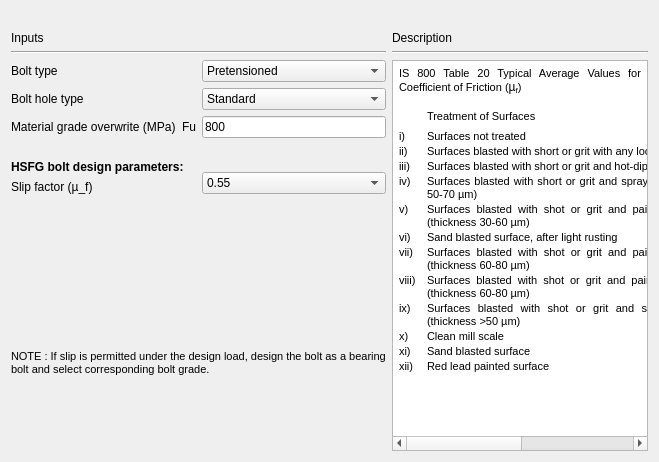
     <widget class="QWidget" name="tab_Bolt">
      <attribute name="title">
       <string>Bolt</string>
      </attribute>
      <layout class="QGridLayout" name="gridLayout_22">
       <item row="0" column="2">
        <widget class="QLabel" name="label_9">
         <property name="text">
          <string/>
         </property>
        </widget>
       </item>
       <item row="1" column="0" rowspan="2">
        <layout class="QGridLayout" name="gridLayout_21">
         <item row="0" column="0">
          <layout class="QGridLayout" name="gridLayout_16">
           <item row="1" column="0">
            <layout class="QGridLayout" name="gridLayout_14">
             <item row="0" column="0" colspan="2">
              <layout class="QGridLayout" name="gridLayout_9">
               <item row="0" column="0">
                <widget class="QLabel" name="label">
                 <property name="font">
                  <font>
                   <family>Arial</family>
                  </font>
                 </property>
                 <property name="text">
                  <string>Bolt type</string>
                 </property>
                </widget>
               </item>
               <item row="0" column="1" rowspan="3">
                <layout class="QGridLayout" name="gridLayout">
                 <item row="1" column="1">
                  <widget class="QComboBox" name="combo_boltHoleType">
                   <property name="font">
                    <font>
                     <family>Arial</family>
                    </font>
                   </property>
                   <property name="focusPolicy">
                    <enum>Qt::TabFocus</enum>
                   </property>
                   <item>
                    <property name="text">
                     <string>Standard</string>
                    </property>
                   </item>
                   <item>
                    <property name="text">
                     <string>Over-sized</string>
                    </property>
                   </item>
                  </widget>
                 </item>
                 <item row="2" column="0">
                  <widget class="QLabel" name="label_8">
                   <property name="text">
                    <string>Fu</string>
                   </property>
                  </widget>
                 </item>
                 <item row="2" column="1">
                  <widget class="QLineEdit" name="txt_boltFu">
                   <property name="font">
                    <font>
                     <family>Arial</family>
                    </font>
                   </property>
                   <property name="text">
                    <string>800</string>
                   </property>
                   <property name="alignment">
                    <set>Qt::AlignLeading|Qt::AlignLeft|Qt::AlignVCenter</set>
                   </property>
                   <property name="readOnly">
                    <bool>false</bool>
                   </property>
                  </widget>
                 </item>
                 <item row="0" column="1">
                  <widget class="QComboBox" name="combo_boltType">
                   <property name="font">
                    <font>
                     <family>Arial</family>
                    </font>
                   </property>
                   <item>
                    <property name="text">
                     <string>Pretensioned</string>
                    </property>
                   </item>
                   <item>
                    <property name="text">
                     <string>Non-pretensioned</string>
                    </property>
                   </item>
                  </widget>
                 </item>
                </layout>
               </item>
               <item row="2" column="0">
                <widget class="QLabel" name="label_4">
                 <property name="font">
                  <font>
                   <family>Arial</family>
                  </font>
                 </property>
                 <property name="text">
                  <string>Material grade overwrite (MPa)</string>
                 </property>
                </widget>
               </item>
               <item row="1" column="0">
                <widget class="QLabel" name="label_2">
                 <property name="font">
                  <font>
                   <family>Arial</family>
                  </font>
                 </property>
                 <property name="text">
                  <string>Bolt hole type</string>
                 </property>
                </widget>
               </item>
              </layout>
             </item>
             <item row="1" column="0">
              <layout class="QGridLayout" name="gridLayout_12">
               <item row="0" column="0">
                <spacer name="verticalSpacer_6">
                 <property name="orientation">
                  <enum>Qt::Vertical</enum>
                 </property>
                 <property name="sizeHint" stdset="0">
                  <size>
                   <width>168</width>
                   <height>13</height>
                  </size>
                 </property>
                </spacer>
               </item>
               <item row="1" column="0">
                <widget class="QLabel" name="label_7">
                 <property name="font">
                  <font>
                   <family>Arial</family>
                   <weight>75</weight>
                   <bold>true</bold>
                  </font>
                 </property>
                 <property name="text">
                  <string>HSFG bolt design parameters:</string>
                 </property>
                </widget>
               </item>
               <item row="2" column="0">
                <widget class="QLabel" name="label_15">
                 <property name="font">
                  <font>
                   <family>Arial</family>
                  </font>
                 </property>
                 <property name="text">
                  <string>Slip factor (µ_f)</string>
                 </property>
                </widget>
               </item>
              </layout>
             </item>
             <item row="1" column="1">
              <layout class="QGridLayout" name="gridLayout_11">
               <item row="0" column="0">
                <spacer name="verticalSpacer_5">
                 <property name="orientation">
                  <enum>Qt::Vertical</enum>
                 </property>
                 <property name="sizeHint" stdset="0">
                  <size>
                   <width>128</width>
                   <height>28</height>
                  </size>
                 </property>
                </spacer>
               </item>
               <item row="1" column="0">
                <widget class="QComboBox" name="combo_slipfactor">
                 <property name="minimumSize">
                  <size>
                   <width>0</width>
                   <height>0</height>
                  </size>
                 </property>
                 <property name="maximumSize">
                  <size>
                   <width>200</width>
                   <height>16777215</height>
                  </size>
                 </property>
                 <property name="font">
                  <font>
                   <family>Arial</family>
                  </font>
                 </property>
                 <property name="currentIndex">
                  <number>8</number>
                 </property>
                 <item>
                  <property name="text">
                   <string>0.2</string>
                  </property>
                 </item>
                 <item>
                  <property name="text">
                   <string>0.5</string>
                  </property>
                 </item>
                 <item>
                  <property name="text">
                   <string>0.1</string>
                  </property>
                 </item>
                 <item>
                  <property name="text">
                   <string>0.25</string>
                  </property>
                 </item>
                 <item>
                  <property name="text">
                   <string>0.3</string>
                  </property>
                 </item>
                 <item>
                  <property name="text">
                   <string>0.33</string>
                  </property>
                 </item>
                 <item>
                  <property name="text">
                   <string>0.48</string>
                  </property>
                 </item>
                 <item>
                  <property name="text">
                   <string>0.52</string>
                  </property>
                 </item>
                 <item>
                  <property name="text">
                   <string>0.55</string>
                  </property>
                 </item>
                </widget>
               </item>
              </layout>
             </item>
            </layout>
           </item>
           <item row="0" column="0">
            <layout class="QGridLayout" name="gridLayout_15">
             <item row="0" column="0">
              <widget class="QLabel" name="label_5">
               <property name="font">
                <font>
                 <family>Arial</family>
                </font>
               </property>
               <property name="text">
                <string>Inputs</string>
               </property>
              </widget>
             </item>
             <item row="1" column="0">
              <widget class="Line" name="line">
               <property name="orientation">
                <enum>Qt::Horizontal</enum>
               </property>
              </widget>
             </item>
            </layout>
           </item>
          </layout>
         </item>
         <item row="1" column="0">
          <spacer name="verticalSpacer">
           <property name="orientation">
            <enum>Qt::Vertical</enum>
           </property>
           <property name="sizeType">
            <enum>QSizePolicy::Fixed</enum>
           </property>
           <property name="sizeHint" stdset="0">
            <size>
             <width>17</width>
             <height>150</height>
            </size>
           </property>
          </spacer>
         </item>
         <item row="2" column="0">
          <layout class="QGridLayout" name="gridLayout_20">
           <item row="0" column="0">
            <widget class="QLabel" name="label_note">
             <property name="font">
              <font>
               <family>Arial</family>
               <pointsize>8</pointsize>
               <weight>50</weight>
               <italic>false</italic>
               <bold>false</bold>
              </font>
             </property>
             <property name="text">
              <string>NOTE : If slip is permitted under the design load, design the bolt as a bearing
bolt and select corresponding bolt grade.</string>
             </property>
            </widget>
           </item>
           <item row="1" column="0">
            <spacer name="verticalSpacer_10">
             <property name="orientation">
              <enum>Qt::Vertical</enum>
             </property>
             <property name="sizeHint" stdset="0">
              <size>
               <width>20</width>
               <height>75</height>
              </size>
             </property>
            </spacer>
           </item>
          </layout>
         </item>
        </layout>
       </item>
       <item row="1" column="1" rowspan="2" colspan="2">
        <layout class="QGridLayout" name="gridLayout_19">
         <item row="0" column="0">
          <layout class="QGridLayout" name="gridLayout_8">
           <item row="0" column="0">
            <widget class="QLabel" name="label_3">
             <property name="font">
              <font>
               <family>Arial</family>
              </font>
             </property>
             <property name="text">
              <string>Description</string>
             </property>
            </widget>
           </item>
           <item row="1" column="0">
            <widget class="Line" name="line_4">
             <property name="orientation">
              <enum>Qt::Horizontal</enum>
             </property>
            </widget>
           </item>
          </layout>
         </item>
         <item row="1" column="0">
          <widget class="QTextBrowser" name="textBrowser">
           <property name="minimumSize">
            <size>
             <width>210</width>
             <height>320</height>
            </size>
           </property>
           <property name="html">
            <string>&lt;!DOCTYPE HTML PUBLIC &quot;-//W3C//DTD HTML 4.0//EN&quot; &quot;http://www.w3.org/TR/REC-html40/strict.dtd&quot;&gt;
&lt;html&gt;&lt;head&gt;&lt;meta name=&quot;qrichtext&quot; content=&quot;1&quot; /&gt;&lt;style type=&quot;text/css&quot;&gt;
p, li { white-space: pre-wrap; }
&lt;/style&gt;&lt;/head&gt;&lt;body style=&quot; font-family:'Arial'; font-size:11pt; font-weight:400; font-style:normal;&quot;&gt;
&lt;table border=&quot;0&quot; style=&quot; margin-top:0px; margin-bottom:0px; margin-left:0px; margin-right:0px;&quot; cellspacing=&quot;2&quot; cellpadding=&quot;0&quot;&gt;
&lt;tr&gt;
&lt;td colspan=&quot;3&quot;&gt;
&lt;p align=&quot;justify&quot; style=&quot; margin-top:12px; margin-bottom:12px; margin-left:0px; margin-right:0px; -qt-block-indent:0; text-indent:0px;&quot;&gt;&lt;span style=&quot; font-family:'MS Shell Dlg 2'; font-size:8pt;&quot;&gt;IS 800 Table 20 Typical Average Values for Coefficient of Friction (&lt;/span&gt;&lt;span style=&quot; font-family:'Calibri,sans-serif'; font-size:9pt;&quot;&gt;µ&lt;/span&gt;&lt;span style=&quot; font-family:'Calibri,sans-serif'; font-size:9pt; vertical-align:sub;&quot;&gt;f&lt;/span&gt;&lt;span style=&quot; font-family:'MS Shell Dlg 2'; font-size:8pt;&quot;&gt;)&lt;/span&gt;&lt;/p&gt;&lt;/td&gt;&lt;/tr&gt;&lt;/table&gt;
&lt;p align=&quot;justify&quot; style=&quot;-qt-paragraph-type:empty; margin-top:12px; margin-bottom:12px; margin-left:0px; margin-right:0px; -qt-block-indent:0; text-indent:0px; font-family:'MS Shell Dlg 2'; font-size:8pt;&quot;&gt;&lt;br /&gt;&lt;/p&gt;
&lt;table border=&quot;0&quot; style=&quot; margin-top:0px; margin-bottom:0px; margin-left:0px; margin-right:0px;&quot; cellspacing=&quot;2&quot; cellpadding=&quot;0&quot;&gt;
&lt;tr&gt;
&lt;td width=&quot;26&quot;&gt;&lt;/td&gt;
&lt;td width=&quot;383&quot;&gt;
&lt;p align=&quot;justify&quot; style=&quot; margin-top:12px; margin-bottom:12px; margin-left:0px; margin-right:0px; -qt-block-indent:0; text-indent:0px;&quot;&gt;&lt;span style=&quot; font-family:'MS Shell Dlg 2'; font-size:8pt;&quot;&gt;Treatment of Surfaces&lt;/span&gt;&lt;/p&gt;&lt;/td&gt;
&lt;td width=&quot;78&quot;&gt;
&lt;p align=&quot;justify&quot; style=&quot; margin-top:12px; margin-bottom:12px; margin-left:0px; margin-right:0px; -qt-block-indent:0; text-indent:0px;&quot;&gt;&lt;span style=&quot; font-family:'MS Shell Dlg 2'; font-size:8pt;&quot;&gt;  µ_f&lt;/span&gt;&lt;/p&gt;&lt;/td&gt;&lt;/tr&gt;
&lt;tr&gt;
&lt;td&gt;
&lt;p align=&quot;justify&quot; style=&quot; margin-top:12px; margin-bottom:12px; margin-left:0px; margin-right:0px; -qt-block-indent:0; text-indent:0px;&quot;&gt;&lt;span style=&quot; font-family:'MS Shell Dlg 2'; font-size:8pt;&quot;&gt;i)&lt;/span&gt;&lt;/p&gt;&lt;/td&gt;
&lt;td&gt;
&lt;p align=&quot;justify&quot; style=&quot; margin-top:12px; margin-bottom:12px; margin-left:0px; margin-right:0px; -qt-block-indent:0; text-indent:0px;&quot;&gt;&lt;span style=&quot; font-family:'MS Shell Dlg 2'; font-size:8pt;&quot;&gt;Surfaces not treated&lt;/span&gt;&lt;/p&gt;&lt;/td&gt;
&lt;td&gt;
&lt;p align=&quot;justify&quot; style=&quot; margin-top:12px; margin-bottom:12px; margin-left:0px; margin-right:0px; -qt-block-indent:0; text-indent:0px;&quot;&gt;&lt;span style=&quot; font-family:'MS Shell Dlg 2'; font-size:8pt;&quot;&gt;  0.2&lt;/span&gt;&lt;/p&gt;&lt;/td&gt;&lt;/tr&gt;
&lt;tr&gt;
&lt;td&gt;
&lt;p align=&quot;justify&quot; style=&quot; margin-top:12px; margin-bottom:12px; margin-left:0px; margin-right:0px; -qt-block-indent:0; text-indent:0px;&quot;&gt;&lt;span style=&quot; font-family:'MS Shell Dlg 2'; font-size:8pt;&quot;&gt;ii)&lt;/span&gt;&lt;/p&gt;&lt;/td&gt;
&lt;td&gt;
&lt;p align=&quot;justify&quot; style=&quot; margin-top:12px; margin-bottom:12px; margin-left:0px; margin-right:0px; -qt-block-indent:0; text-indent:0px;&quot;&gt;&lt;span style=&quot; font-family:'MS Shell Dlg 2'; font-size:8pt;&quot;&gt;Surfaces blasted with short or grit with any loose rust removed, no pitting&lt;/span&gt;&lt;/p&gt;&lt;/td&gt;
&lt;td&gt;
&lt;p align=&quot;justify&quot; style=&quot; margin-top:12px; margin-bottom:12px; margin-left:0px; margin-right:0px; -qt-block-indent:0; text-indent:0px;&quot;&gt;&lt;span style=&quot; font-family:'MS Shell Dlg 2'; font-size:8pt;&quot;&gt;  0.5&lt;/span&gt;&lt;/p&gt;&lt;/td&gt;&lt;/tr&gt;
&lt;tr&gt;
&lt;td&gt;
&lt;p align=&quot;justify&quot; style=&quot; margin-top:12px; margin-bottom:12px; margin-left:0px; margin-right:0px; -qt-block-indent:0; text-indent:0px;&quot;&gt;&lt;span style=&quot; font-family:'MS Shell Dlg 2'; font-size:8pt;&quot;&gt;iii)&lt;/span&gt;&lt;/p&gt;&lt;/td&gt;
&lt;td&gt;
&lt;p align=&quot;justify&quot; style=&quot; margin-top:12px; margin-bottom:12px; margin-left:0px; margin-right:0px; -qt-block-indent:0; text-indent:0px;&quot;&gt;&lt;span style=&quot; font-family:'MS Shell Dlg 2'; font-size:8pt;&quot;&gt;Surfaces blasted with short or grit and hot-dip galvanized&lt;/span&gt;&lt;/p&gt;&lt;/td&gt;
&lt;td&gt;
&lt;p align=&quot;justify&quot; style=&quot; margin-top:12px; margin-bottom:12px; margin-left:0px; margin-right:0px; -qt-block-indent:0; text-indent:0px;&quot;&gt;&lt;span style=&quot; font-family:'MS Shell Dlg 2'; font-size:8pt;&quot;&gt;  0.1&lt;/span&gt;&lt;/p&gt;&lt;/td&gt;&lt;/tr&gt;
&lt;tr&gt;
&lt;td&gt;
&lt;p align=&quot;justify&quot; style=&quot; margin-top:12px; margin-bottom:12px; margin-left:0px; margin-right:0px; -qt-block-indent:0; text-indent:0px;&quot;&gt;&lt;span style=&quot; font-family:'MS Shell Dlg 2'; font-size:8pt;&quot;&gt;iv)&lt;/span&gt;&lt;/p&gt;&lt;/td&gt;
&lt;td&gt;
&lt;p align=&quot;justify&quot; style=&quot; margin-top:12px; margin-bottom:12px; margin-left:0px; margin-right:0px; -qt-block-indent:0; text-indent:0px;&quot;&gt;&lt;span style=&quot; font-family:'MS Shell Dlg 2'; font-size:8pt;&quot;&gt;Surfaces blasted with short or grit and spray - metallized with zinc (thickness 50-70 µm)&lt;/span&gt;&lt;/p&gt;&lt;/td&gt;
&lt;td&gt;
&lt;p align=&quot;justify&quot; style=&quot; margin-top:12px; margin-bottom:12px; margin-left:0px; margin-right:0px; -qt-block-indent:0; text-indent:0px;&quot;&gt;&lt;span style=&quot; font-family:'MS Shell Dlg 2'; font-size:8pt;&quot;&gt;  0.25&lt;/span&gt;&lt;/p&gt;&lt;/td&gt;&lt;/tr&gt;
&lt;tr&gt;
&lt;td&gt;
&lt;p align=&quot;justify&quot; style=&quot; margin-top:12px; margin-bottom:12px; margin-left:0px; margin-right:0px; -qt-block-indent:0; text-indent:0px;&quot;&gt;&lt;span style=&quot; font-family:'MS Shell Dlg 2'; font-size:8pt;&quot;&gt;v)&lt;/span&gt;&lt;/p&gt;&lt;/td&gt;
&lt;td&gt;
&lt;p align=&quot;justify&quot; style=&quot; margin-top:12px; margin-bottom:12px; margin-left:0px; margin-right:0px; -qt-block-indent:0; text-indent:0px;&quot;&gt;&lt;span style=&quot; font-family:'MS Shell Dlg 2'; font-size:8pt;&quot;&gt;Surfaces blasted with shot or grit and painted with ethylzinc silicate coat (thickness 30-60 µm)&lt;/span&gt;&lt;/p&gt;&lt;/td&gt;
&lt;td&gt;
&lt;p align=&quot;justify&quot; style=&quot; margin-top:12px; margin-bottom:12px; margin-left:0px; margin-right:0px; -qt-block-indent:0; text-indent:0px;&quot;&gt;&lt;span style=&quot; font-family:'MS Shell Dlg 2'; font-size:8pt;&quot;&gt;  0.3&lt;/span&gt;&lt;/p&gt;&lt;/td&gt;&lt;/tr&gt;
&lt;tr&gt;
&lt;td&gt;
&lt;p align=&quot;justify&quot; style=&quot; margin-top:12px; margin-bottom:12px; margin-left:0px; margin-right:0px; -qt-block-indent:0; text-indent:0px;&quot;&gt;&lt;span style=&quot; font-family:'MS Shell Dlg 2'; font-size:8pt;&quot;&gt;vi)&lt;/span&gt;&lt;/p&gt;&lt;/td&gt;
&lt;td&gt;
&lt;p align=&quot;justify&quot; style=&quot; margin-top:12px; margin-bottom:12px; margin-left:0px; margin-right:0px; -qt-block-indent:0; text-indent:0px;&quot;&gt;&lt;span style=&quot; font-family:'MS Shell Dlg 2'; font-size:8pt;&quot;&gt;Sand blasted surface, after light rusting&lt;/span&gt;&lt;/p&gt;&lt;/td&gt;
&lt;td&gt;
&lt;p align=&quot;justify&quot; style=&quot; margin-top:12px; margin-bottom:12px; margin-left:0px; margin-right:0px; -qt-block-indent:0; text-indent:0px;&quot;&gt;&lt;span style=&quot; font-family:'MS Shell Dlg 2'; font-size:8pt;&quot;&gt;  0.52&lt;/span&gt;&lt;/p&gt;&lt;/td&gt;&lt;/tr&gt;
&lt;tr&gt;
&lt;td&gt;
&lt;p align=&quot;justify&quot; style=&quot; margin-top:12px; margin-bottom:12px; margin-left:0px; margin-right:0px; -qt-block-indent:0; text-indent:0px;&quot;&gt;&lt;span style=&quot; font-family:'MS Shell Dlg 2'; font-size:8pt;&quot;&gt;vii)&lt;/span&gt;&lt;/p&gt;&lt;/td&gt;
&lt;td&gt;
&lt;p align=&quot;justify&quot; style=&quot; margin-top:12px; margin-bottom:12px; margin-left:0px; margin-right:0px; -qt-block-indent:0; text-indent:0px;&quot;&gt;&lt;span style=&quot; font-family:'MS Shell Dlg 2'; font-size:8pt;&quot;&gt;Surfaces blasted with shot or grit and painted with ethylzinc silicate coat (thickness 60-80 µm)&lt;/span&gt;&lt;/p&gt;&lt;/td&gt;
&lt;td&gt;
&lt;p align=&quot;justify&quot; style=&quot; margin-top:12px; margin-bottom:12px; margin-left:0px; margin-right:0px; -qt-block-indent:0; text-indent:0px;&quot;&gt;&lt;span style=&quot; font-family:'MS Shell Dlg 2'; font-size:8pt;&quot;&gt;  0.3&lt;/span&gt;&lt;/p&gt;&lt;/td&gt;&lt;/tr&gt;
&lt;tr&gt;
&lt;td&gt;
&lt;p align=&quot;justify&quot; style=&quot; margin-top:12px; margin-bottom:12px; margin-left:0px; margin-right:0px; -qt-block-indent:0; text-indent:0px;&quot;&gt;&lt;span style=&quot; font-family:'MS Shell Dlg 2'; font-size:8pt;&quot;&gt;viii)&lt;/span&gt;&lt;/p&gt;&lt;/td&gt;
&lt;td&gt;
&lt;p align=&quot;justify&quot; style=&quot; margin-top:12px; margin-bottom:12px; margin-left:0px; margin-right:0px; -qt-block-indent:0; text-indent:0px;&quot;&gt;&lt;span style=&quot; font-family:'MS Shell Dlg 2'; font-size:8pt;&quot;&gt;Surfaces blasted with shot or grit and painted with alcalizinc silicate coat (thickness 60-80 µm)&lt;/span&gt;&lt;/p&gt;&lt;/td&gt;
&lt;td&gt;
&lt;p align=&quot;justify&quot; style=&quot; margin-top:12px; margin-bottom:12px; margin-left:0px; margin-right:0px; -qt-block-indent:0; text-indent:0px;&quot;&gt;&lt;span style=&quot; font-family:'MS Shell Dlg 2'; font-size:8pt;&quot;&gt;  0.3&lt;/span&gt;&lt;/p&gt;&lt;/td&gt;&lt;/tr&gt;
&lt;tr&gt;
&lt;td&gt;
&lt;p align=&quot;justify&quot; style=&quot; margin-top:12px; margin-bottom:12px; margin-left:0px; margin-right:0px; -qt-block-indent:0; text-indent:0px;&quot;&gt;&lt;span style=&quot; font-family:'MS Shell Dlg 2'; font-size:8pt;&quot;&gt;ix)&lt;/span&gt;&lt;/p&gt;&lt;/td&gt;
&lt;td&gt;
&lt;p align=&quot;justify&quot; style=&quot; margin-top:12px; margin-bottom:12px; margin-left:0px; margin-right:0px; -qt-block-indent:0; text-indent:0px;&quot;&gt;&lt;span style=&quot; font-family:'MS Shell Dlg 2'; font-size:8pt;&quot;&gt;Surfaces blasted with shot or grit and spray metallized with aluminium (thickness &amp;gt;50 µm)&lt;/span&gt;&lt;/p&gt;&lt;/td&gt;
&lt;td&gt;
&lt;p align=&quot;justify&quot; style=&quot; margin-top:12px; margin-bottom:12px; margin-left:0px; margin-right:0px; -qt-block-indent:0; text-indent:0px;&quot;&gt;&lt;span style=&quot; font-family:'MS Shell Dlg 2'; font-size:8pt;&quot;&gt;  0.5&lt;/span&gt;&lt;/p&gt;&lt;/td&gt;&lt;/tr&gt;
&lt;tr&gt;
&lt;td&gt;
&lt;p align=&quot;justify&quot; style=&quot; margin-top:12px; margin-bottom:12px; margin-left:0px; margin-right:0px; -qt-block-indent:0; text-indent:0px;&quot;&gt;&lt;span style=&quot; font-family:'MS Shell Dlg 2'; font-size:8pt;&quot;&gt;x)&lt;/span&gt;&lt;/p&gt;&lt;/td&gt;
&lt;td&gt;
&lt;p align=&quot;justify&quot; style=&quot; margin-top:12px; margin-bottom:12px; margin-left:0px; margin-right:0px; -qt-block-indent:0; text-indent:0px;&quot;&gt;&lt;span style=&quot; font-family:'MS Shell Dlg 2'; font-size:8pt;&quot;&gt;Clean mill scale&lt;/span&gt;&lt;/p&gt;&lt;/td&gt;
&lt;td&gt;
&lt;p align=&quot;justify&quot; style=&quot; margin-top:12px; margin-bottom:12px; margin-left:0px; margin-right:0px; -qt-block-indent:0; text-indent:0px;&quot;&gt;&lt;span style=&quot; font-family:'MS Shell Dlg 2'; font-size:8pt;&quot;&gt;  0.33&lt;/span&gt;&lt;/p&gt;&lt;/td&gt;&lt;/tr&gt;
&lt;tr&gt;
&lt;td&gt;
&lt;p align=&quot;justify&quot; style=&quot; margin-top:12px; margin-bottom:12px; margin-left:0px; margin-right:0px; -qt-block-indent:0; text-indent:0px;&quot;&gt;&lt;span style=&quot; font-family:'MS Shell Dlg 2'; font-size:8pt;&quot;&gt;xi)&lt;/span&gt;&lt;/p&gt;&lt;/td&gt;
&lt;td&gt;
&lt;p align=&quot;justify&quot; style=&quot; margin-top:12px; margin-bottom:12px; margin-left:0px; margin-right:0px; -qt-block-indent:0; text-indent:0px;&quot;&gt;&lt;span style=&quot; font-family:'MS Shell Dlg 2'; font-size:8pt;&quot;&gt;Sand blasted surface&lt;/span&gt;&lt;/p&gt;&lt;/td&gt;
&lt;td&gt;
&lt;p align=&quot;justify&quot; style=&quot; margin-top:12px; margin-bottom:12px; margin-left:0px; margin-right:0px; -qt-block-indent:0; text-indent:0px;&quot;&gt;&lt;span style=&quot; font-family:'MS Shell Dlg 2'; font-size:8pt;&quot;&gt;  0.48&lt;/span&gt;&lt;/p&gt;&lt;/td&gt;&lt;/tr&gt;
&lt;tr&gt;
&lt;td&gt;
&lt;p align=&quot;justify&quot; style=&quot; margin-top:12px; margin-bottom:12px; margin-left:0px; margin-right:0px; -qt-block-indent:0; text-indent:0px;&quot;&gt;&lt;span style=&quot; font-family:'MS Shell Dlg 2'; font-size:8pt;&quot;&gt;xii)&lt;/span&gt;&lt;/p&gt;&lt;/td&gt;
&lt;td&gt;
&lt;p align=&quot;justify&quot; style=&quot; margin-top:12px; margin-bottom:12px; margin-left:0px; margin-right:0px; -qt-block-indent:0; text-indent:0px;&quot;&gt;&lt;span style=&quot; font-family:'MS Shell Dlg 2'; font-size:8pt;&quot;&gt;Red lead painted surface&lt;/span&gt;&lt;/p&gt;&lt;/td&gt;
&lt;td&gt;
&lt;p align=&quot;justify&quot; style=&quot; margin-top:12px; margin-bottom:12px; margin-left:0px; margin-right:0px; -qt-block-indent:0; text-indent:0px;&quot;&gt;&lt;span style=&quot; font-family:'MS Shell Dlg 2'; font-size:8pt;&quot;&gt;  0.1&lt;/span&gt;&lt;/p&gt;
&lt;p align=&quot;justify&quot; style=&quot;-qt-paragraph-type:empty; margin-top:12px; margin-bottom:12px; margin-left:0px; margin-right:0px; -qt-block-indent:0; text-indent:0px; font-family:'MS Shell Dlg 2'; font-size:8pt;&quot;&gt;&lt;br /&gt;&lt;/p&gt;&lt;/td&gt;&lt;/tr&gt;&lt;/table&gt;&lt;/body&gt;&lt;/html&gt;</string>
           </property>
          </widget>
         </item>
        </layout>
       </item>
       <item row="2" column="2">
        <widget class="QLabel" name="label_11">
         <property name="font">
          <font>
           <family>Arial</family>
          </font>
         </property>
         <property name="text">
          <string/>
         </property>
        </widget>
       </item>
      </layout>
     </widget>
